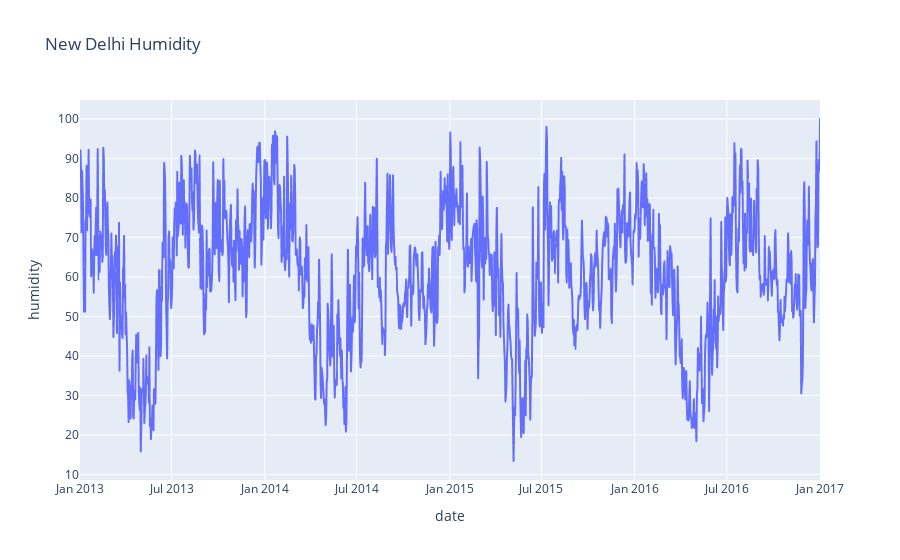

Notebook code cell kept with this figure:
### Code cell
px.line(df,x='date', y='humidity',title='New Delhi Humidity')

### Figure 1 — Plotly figure (JSON) as saved in the notebook; plotly's stock layout.template omitted (floating-point values rounded to 4 significant figures; data arrays with more than 128 entries replaced by an {"elided": "..."} marker saying what was removed)
{"data": [{"hovertemplate": "date=%{x}<br>humidity=%{y}<extra></extra>", "legendgroup": "", "line": {"color": "#636efa", "dash": "solid"}, "marker": {"symbol": "circle"}, "mode": "lines", "name": "", "showlegend": false, "type": "scattergl", "x": {"elided": "1462 str values"}, "xaxis": "x", "y": {"elided": "1462 float values"}, "yaxis": "y"}], "layout": {"legend": {"tracegroupgap": 0}, "title": {"text": "New Delhi Humidity"}, "xaxis": {"anchor": "y", "domain": [0, 1], "title": {"text": "date"}}, "yaxis": {"anchor": "x", "domain": [0, 1], "title": {"text": "humidity"}}}}
